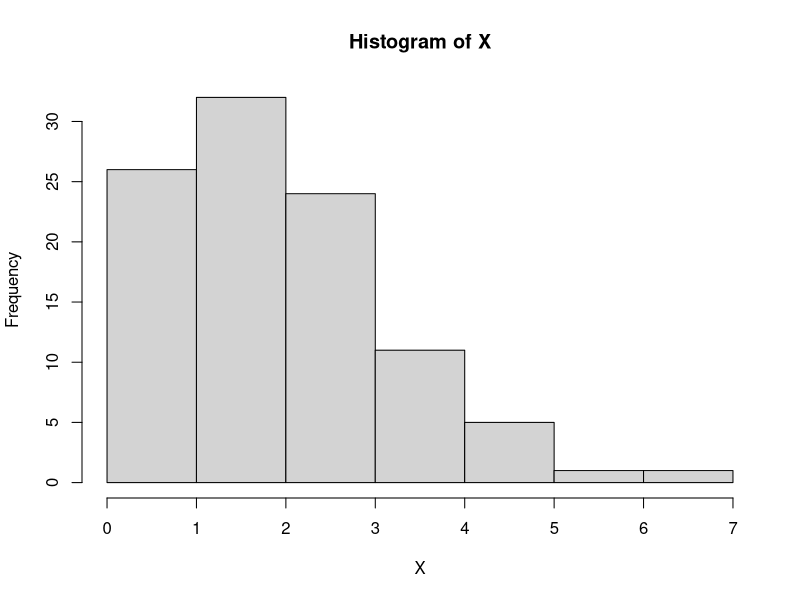
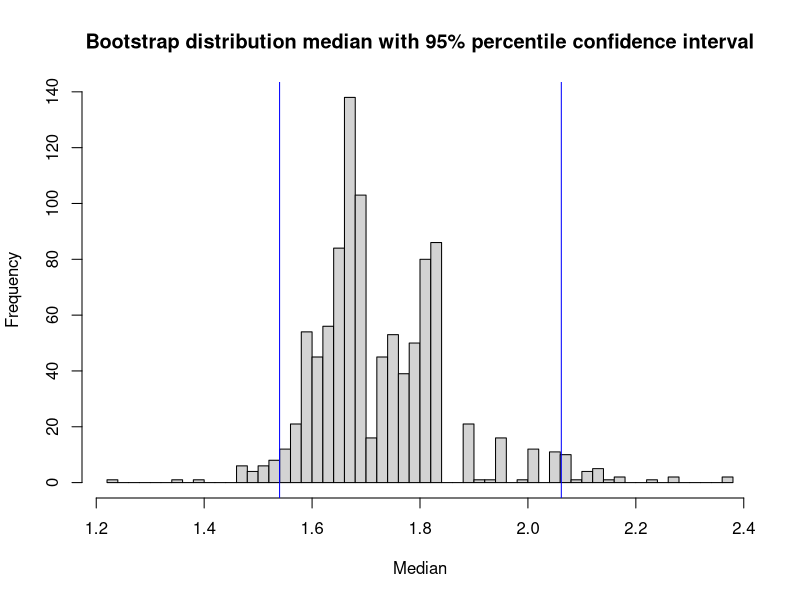
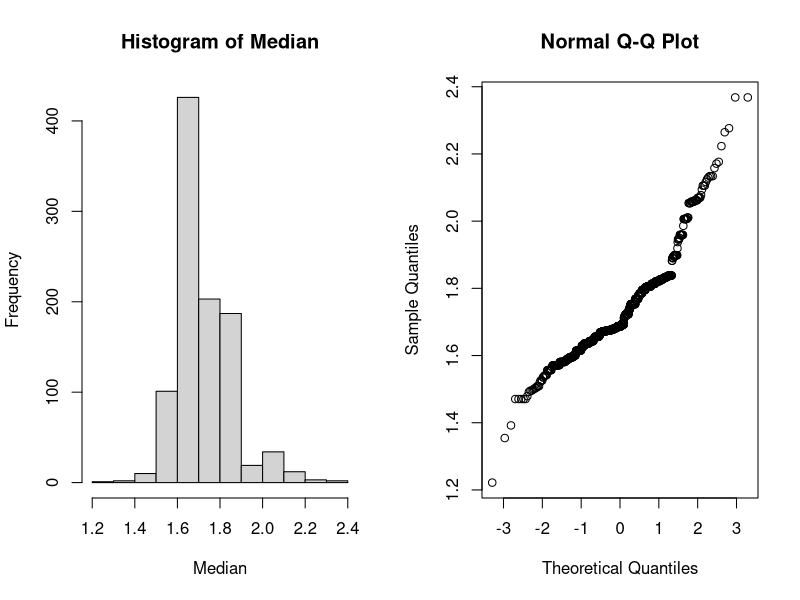

Write the R code that produced these figures, in order.
# make original sample of skewed data
X<-matrix(rgamma(100,2,1), nrow=100, ncol=1)

# some descriptives of the original sample
summary(X)
hist(X)


# use a seed to start the drawing of pseudo-random numbers
set.seed(101)

# take 1000 bootstrap samples and compute the median on each sample
# using the in-built sample() function.

nsamp<-1000
Median<-matrix(NA, nrow=nsamp, ncol=1)
for (i in 1:nsamp){
    Median[i] <- median(sample(X, replace=T))
     }

# compute the standard deviation of the bootstrap distribution of
# median values.
se.b<-sqrt(var(Median))
se.b

# median in original sample
median(X)
# mean of the bootstrap distribution of medians
mean(Median)
# bias between median in original sample and mean of median values
bias <- median(X) - mean(Median)
bias

# root mean squared error
RMSE <- sqrt((bias^2)+(var(Median)))
RMSE

# 95% percentile confidence interval of bootstrap distribution
CI <- quantile(Median, p = c(0.025, 0.975))
CI

# Make a histogram of bootstrap distribution of median with lower and upper limits of 
# 95% percentile confidence interval.

hist(Median, main='Bootstrap distribution median with 95% percentile confidence interval', 
nclass=50)
abline(v=CI, col="blue")

# compare histogram of bootstrap distribution with standard normal distribution.

par(mfrow=c(1,2))
hist(Median)
qqnorm(Median)
